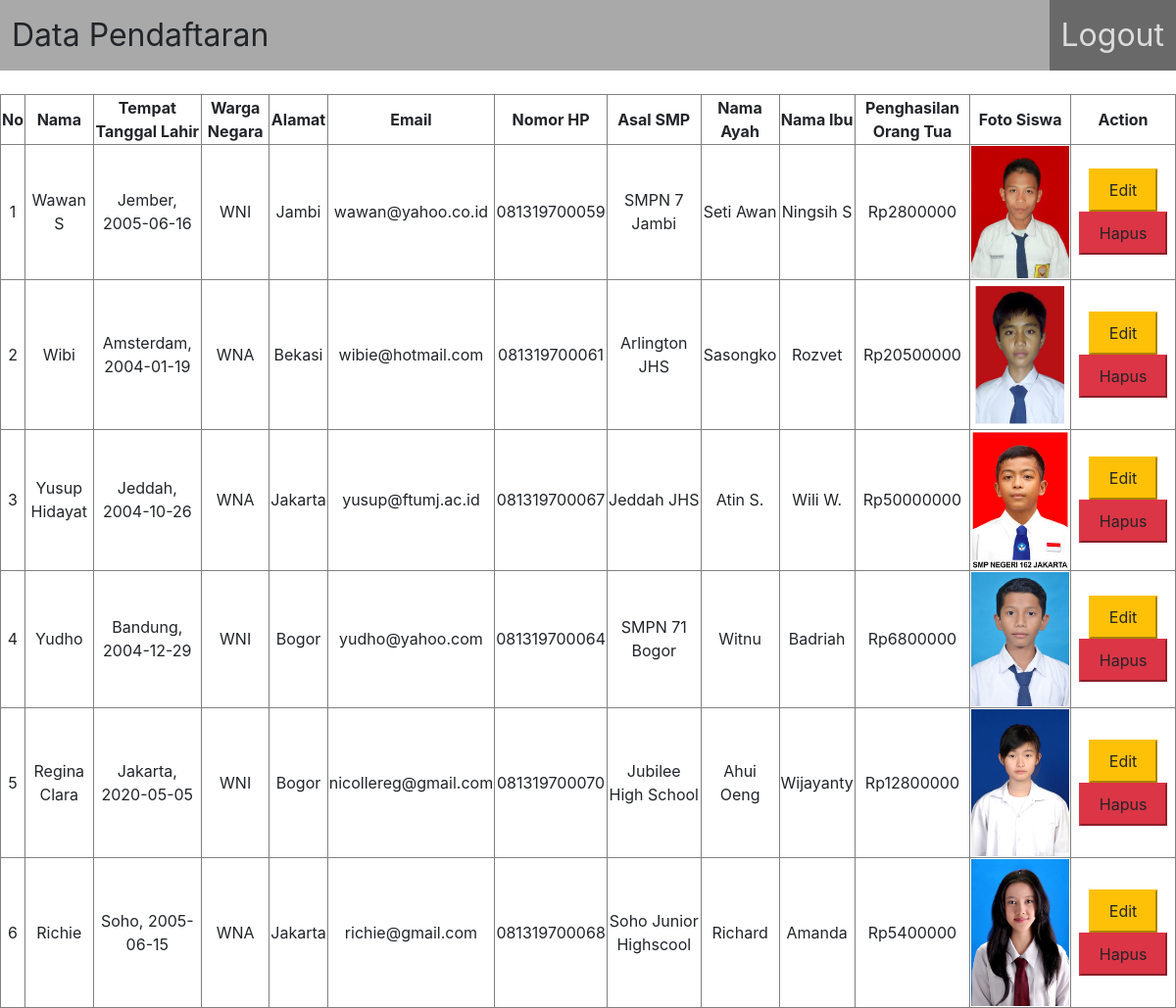
The app's page /admin.php with its own data.
### tables this page shows
CREATE TABLE `calonsiswa` (
  `id` int(11) NOT NULL,
  `nama` varchar(60) NOT NULL,
  `tempatlahir` varchar(60) NOT NULL,
  `tanggallahir` date NOT NULL,
  `warganegara` char(3) NOT NULL,
  `alamat` varchar(120) NOT NULL,
  `email` varchar(60) NOT NULL,
  `nomorhp` varchar(12) NOT NULL,
  `asalsmp` varchar(60) NOT NULL,
  `namaayah` varchar(60) NOT NULL,
  `namaibu` varchar(60) NOT NULL,
  `penghasilanortu` int(11) NOT NULL,
  `fotosiswa` varchar(200) NOT NULL
);

### Function/functions.php (called while the page is built, shortened)
<?php
	$conn = mysqli_connect("localhost", "root", "", "tugaspraktik");
	function query($query) {
		global $conn;
		$result = mysqli_query($conn, $query);
		$rows = [];
		while ($row = mysqli_fetch_assoc($result)) {
			$rows[] = $row;
		}
		return $rows;
	}
?>

### admin.php (the view, shortened to what this page needs)
<?php
	require 'Function/functions.php';
	$nama_admin = $_GET["nama_admin"];
	$calonsiswa = query("SELECT * FROM calonsiswa ORDER BY id");
?>
<!DOCTYPE html>
<html>
<head>
	<link rel="stylesheet" href="Style/bootstrap/css/bootstrap.min.css">
</head>
<body>
	<div id="baseheader">
		<div id="header">
			Data Pendaftaran
		</div>
		<div id="header2">
			<a href="index.php" style="color: Gainsboro;">
				Logout <?= $nama_admin; ?>
			</a>
		</div>
	</div>
	<br>
	<table border="1" cellspacing="0" >
		<tr>
			<th>No</th>
			<th>Nama</th>
			<th>Tempat Tanggal Lahir</th>
			<th>Warga Negara</th>
			<th>Alamat</th>
			<th>Email</th>
			<th>Nomor HP</th>
			<th>Asal SMP</th>
			<th>Nama Ayah</th>
			<th>Nama Ibu</th>
			<th>Penghasilan Orang Tua</th>
			<th>Foto Siswa</th>
			<th>Action</th>
		</tr>
		<?php $nomor = 1; ?>
		<?php foreach ($calonsiswa as $row) : ?>
			<tr>
				<td><?= $nomor; ?></td>
				<td><?= $row["nama"]; ?></td>
				<td><?= $row["tempatlahir"] . ", " . $row["tanggallahir"]; ?></td>
				<td><?= $row["warganegara"]; ?></td>
				<td><?= $row["alamat"]; ?></td>
				<td><?= $row["email"]; ?></td>
				<td><?= $row["nomorhp"]; ?></td>
				<td><?= $row["asalsmp"]; ?></td>
				<td><?= $row["namaayah"]; ?></td>
				<td><?= $row["namaibu"]; ?></td>
				<td>Rp<?= $row["penghasilanortu"]; ?></td>
				<td><img src="FotoSiswa/<?= $row["fotosiswa"]; ?>"></td>
				<td>
					<button class="btn-warning">
						<a class="btn" href="edit.php?id=<?= $row["id"]; ?>">Edit</a>
					</button>
					<button class="btn-danger">
						<a  class="btn" href="Function/hapus.php?id=<?= $row["id"]; ?>" onclick="return confirm('Hapus Data?')">Hapus</a>
					</button>
				</td>
			</tr>
			<?php $nomor++; ?>
		<?php endforeach; ?>
	</table>
</body>
</html>

### admin.php (style rules this page uses)
#baseheader { background: DarkGray; }
#header { float: left; background: DarkGray; font-size: 200%; padding: 1%; }
#header2 { float: right; background: DimGray; font-size: 200%; padding: 1%; }
table { width: 100%; }
th { text-align: center; }
td { text-align: center; }
.btn { text-decoration: none; }
img { width: 100px; }

### records on screen
calonsiswa: nama "Wawan S", tempatlahir "Jember", tanggallahir "2005-06-16", warganegara "WNI", alamat "Jambi", email "wawan@yahoo.co.id", nomorhp "081319700059", asalsmp "SMPN 7 Jambi", namaayah "Seti Awan", namaibu "Ningsih S", penghasilanortu "2800000", fotosiswa (picture)
calonsiswa: nama "Wibi", tempatlahir "Amsterdam", tanggallahir "2004-01-19", warganegara "WNA", alamat "Bekasi", email "wibie@hotmail.com", nomorhp "081319700061", asalsmp "Arlington JHS", namaayah "Sasongko", namaibu "Rozvet", penghasilanortu "20500000", fotosiswa (picture)
calonsiswa: nama "Yusup Hidayat", tempatlahir "Jeddah", tanggallahir "2004-10-26", warganegara "WNA", alamat "Jakarta", email "yusup@ftumj.ac.id", nomorhp "081319700067", asalsmp "Jeddah JHS", namaayah "Atin S.", namaibu "Wili W.", penghasilanortu "50000000", fotosiswa (picture)
calonsiswa: nama "Yudho", tempatlahir "Bandung", tanggallahir "2004-12-29", warganegara "WNI", alamat "Bogor", email "yudho@yahoo.com", nomorhp "081319700064", asalsmp "SMPN 71 Bogor", namaayah "Witnu", namaibu "Badriah", penghasilanortu "6800000", fotosiswa (picture)
calonsiswa: nama "Regina Clara", tempatlahir "Jakarta", tanggallahir "2020-05-05", warganegara "WNI", alamat "Bogor", email "nicollereg@gmail.com", nomorhp "081319700070", asalsmp "Jubilee High School", namaayah "Ahui Oeng", namaibu "Wijayanty", penghasilanortu "12800000", fotosiswa (picture)
calonsiswa: nama "Richie", tempatlahir "Soho", tanggallahir "2005-06-15", warganegara "WNA", alamat "Jakarta", email "richie@gmail.com", nomorhp "081319700068", asalsmp "Soho Junior Highscool", namaayah "Richard", namaibu "Amanda", penghasilanortu "5400000", fotosiswa (picture)
